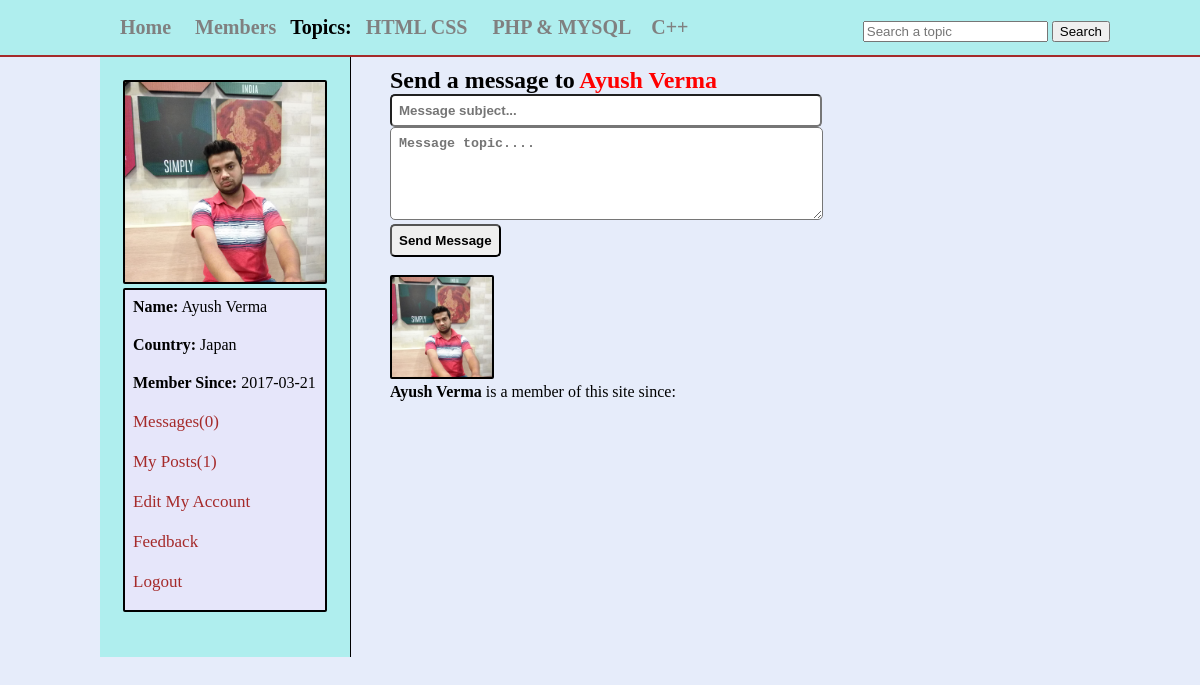
/messages.php (signed in), run on the app's committed database.
### tables this page shows
CREATE TABLE IF NOT EXISTS `topics` (
  `topic_id` int(100) NOT NULL AUTO_INCREMENT,
  `topic_title` varchar(255) NOT NULL,
  PRIMARY KEY (`topic_id`)
);

CREATE TABLE IF NOT EXISTS `users` (
  `user_id` int(11) NOT NULL AUTO_INCREMENT,
  `user_name` varchar(255) NOT NULL,
  `user_pass` varchar(255) NOT NULL,
  `user_email` varchar(255) NOT NULL,
  `user_country` text NOT NULL,
  `user_gender` text NOT NULL,
  `user_birthday` text NOT NULL,
  `status` text NOT NULL,
  `ver_code` int(100) NOT NULL,
  `posts` text NOT NULL,
  `user_image` text NOT NULL,
  `register_date` date NOT NULL,
  `last_login` date NOT NULL,
  PRIMARY KEY (`user_id`)
);

### messages.php (the view, shortened to what this page needs)
<?php
include("functions/functions.php");
if(!isset($_SESSION['user_email']))
{
	header("location:index.php");
}
else
{
?>
<!DOCTYPE HTML>
<html>
	<head>
		<link rel="stylesheet" href="styles/home_style.css" media="all"/>
	</head>
<body>
	<div class="container">
		<div id="header_wrapper">
			<div id="header">
				<ul id="menu">
					<li><a href="home.php">Home</a></li>
					<li><a href="members.php">Members</a></li>
					<strong>Topics:</strong>
					<?php
					$get_topics = "select * from topics";
					$run_topics = mysqli_query($con,$get_topics);
					while($row=mysqli_fetch_array($run_topics))
					{
						$topic_id = $row['topic_id'];
						$topic_title = $row['topic_title'];
						echo "<li><a href='topic.php?topic=$topic_id'>$topic_title</a></li>";
					}
					?>
				</ul>
				<form method="get" action="results.php" id="form1">
					<input type="text" name="user_query" placeholder="Search a topic"/>
					<input type="submit" name="search" value="Search"/>
				</form>
			</div>
			</div>
			<div class="content">
				<div id="user_timeline">
					<div id="user_details">
						<?php
							$user = $_SESSION['user_email'];
							$get_user = "select * from users where user_email='$user'";
							$run_user = mysqli_query($con,$get_user);
							$row = mysqli_fetch_array($run_user);
							$user_id = $row['user_id'];
							$user_name = $row['user_name'];
							$user_country = $row['user_country'];
							$user_image =$row['user_image'];
							$register_date = $row['register_date'];
							$last_login = $row['last_login'];
							$user_posts = "select * from posts where user_id='$user_id'";
							$run_posts = mysqli_query($con,$user_posts);
							$posts = mysqli_num_rows($run_posts);
							$sel_msg = "select * from messages where receiver ='$user_id' AND status='unread' ORDER BY 1 DESC";
							$run_msg = mysqli_query($con,$sel_msg);
							$count_msg = mysqli_num_rows($run_msg);
							echo "
								<img src ='user/user_image/$user_image' width='200' height='200'></img>
								<div id='mention'>
								<p><strong>Name:</strong> $user_name</p>
								<p><strong>Country:</strong> $user_country</p>
								<p><strong>Member Since:</strong> $register_date</p>
								<p><a href='my_messages.php?u_id=$user_id'>Messages($count_msg)</a></p>
								<p><a href='my_posts.php?u_id=$user_id'>My Posts($posts)</a></p>
								<p><a href='edit_profile.php?u_id=$user_id'>Edit My Account</a></p>
								<p><a href='feedback.php'>Feedback</a></p>
								<p><a href='logout.php'>Logout</a></p></div>
								";
						?>
					</div>
				</div>
				<div id="content_timeline">
					<h2>Send a message to <span style='color:red;'><?php echo $user_name;?></span></h2>
					<form action="messages.php?u_id=<?php echo $u_id;?>" method="post" id="f">
						<input type="text" name="msg_title" placeholder="Message subject..." size="49"/>
						<textarea name="msg" cols="50" rows="5" placeholder="Message topic...."></textarea><br/>
						<input type ="submit" name="message" value="Send Message"/>
					</form><br/>
					<img style ="border:2px solid black; border-radius:2px;" src="user/user_image/<?php echo $user_image; ?>" width="100"   height="100"/>
					<p><strong><?php echo $user_name; ?></strong> is a member of this site since: <?php echo $reg_date;?>
				</div>
			</div>
	</div>
</body>
</html>
<?php } ?>

### styles/home_style.css (style rules this page uses)
html, body, div, span, applet, object, iframe, h1, h2, h3, h4, h5, h6, p, blockquote, pre, a, abbr, acronym, address, big, cite, code, del, dfn, em, img, ins, kbd, q, s, samp, small, strike, strong, sub, sup, tt, var, b, u, i, center, dl, dt, dd, ol, ul, li, fieldset, form, label, legend, table, caption, tbody, tfoot, thead, tr, th, td, article, aside, canvas, details, embed, figure, figcaption, footer, header, hgroup, menu, nav, output, ruby, section, summary, time, mark, audio, video { margin: 0; padding: 0; border: 0; }
body { //line-height:1px; background:#E6ECFA; }
.container { padding:0; margin:0; background:#E6ECFA; }
#header_wrapper { width:100%; height:35px; margin:0 auto; border-bottom:2px solid brown; background:#AFEEEE; padding:10px; }
#header { width:1000px; height:35px; margin: 0 auto; }
#menu strong { font-size:20px; }
#menu { line-height:35px; padding:0; margin:0; float:left; }
#menu li { display:inline; list-style:none; }
#menu a { margin:5px; padding:5px; text-decoration:none; color:gray; font-size:20px; font-weight:bold; }
#form1 { float:right; line-height:35px; padding-top:3px; }

### messages.php (style rules this page uses)
.content { width:1000px; margin: 0 auto; }
#user_timeline { background:#AFEEEE; width:250px; float:left; height:600px; border-right:1px solid black; }
#user_details { padding:23px; }
#user_details img { border:2px solid black; border-radius:2px; text-align:center; }
#user_details p { margin-bottom:10px; padding:5px; }
#user_details a { color:brown; font-size:17px; text-decoration:none; }
#mention { background:#E6E6FA; border:2px solid black; border-radius:2px; padding:3px; }
#content_timeline { float:right; width:700px; padding:10px; }
#f input { padding:7px; border:1 px solid black; border-radius:5px; font-weight:bolder; }
#f textarea { padding:8px; border:1 px solid black; border-radius:5px; font-weight:bolder; }

### data on the page
topics: topic_title "HTML CSS"
topics: topic_title "PHP & MYSQL"
topics: topic_title "C++"
users: user_image (picture), user_name "Ayush Verma", user_country "Japan", register_date "2017-03-21"

### other printed values
$count_msg "0"
$posts "1"
